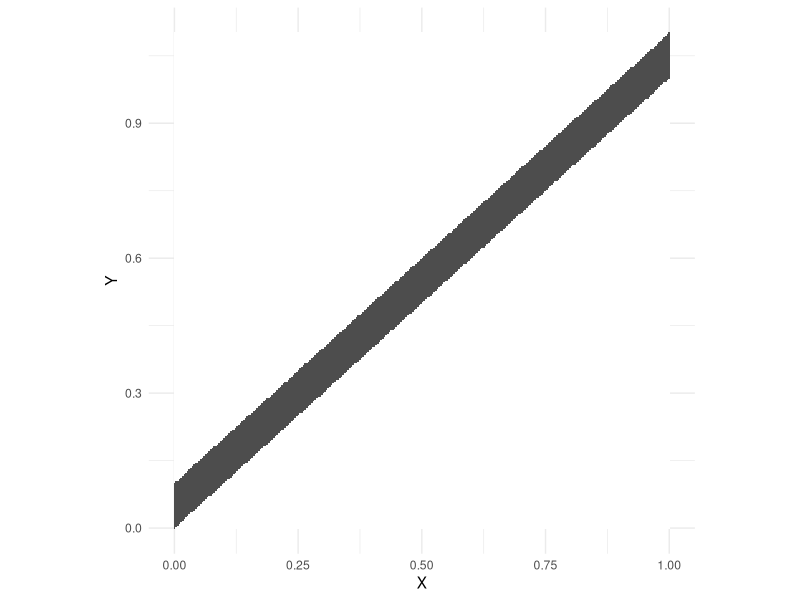
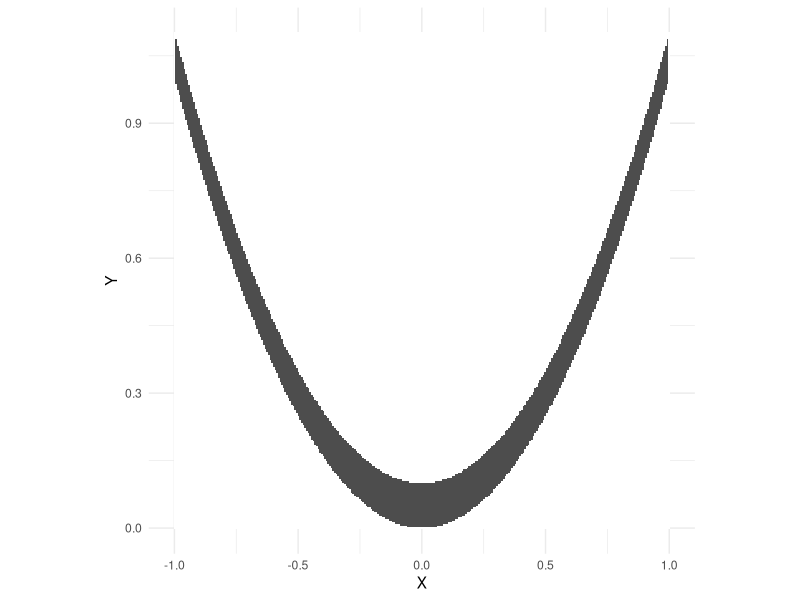

Generate these figures, in order, with R:
## ---- chunk 1
# Load necessary library
library(ggplot2)

# Define the function to check where f_{X,Y}(x,y) is nonzero
f_XY <- function(x, y) {
  if (x >= 0 & x <= 1 & y >= x & y <= x + 1/10) {
    return(1)  # Nonzero region (1 means presence)
  } else {
    return(0)  # Zero region (0 means absence)
  }
}

# Generate a finer grid of (x, y) values
x_values <- seq(0, 1, length.out = 300)  
y_values <- seq(0, 1.1, length.out = 300)  

# Create a matrix to store function values
z_matrix <- outer(x_values, y_values, Vectorize(f_XY))

# Convert to a data frame for ggplot2
df <- expand.grid(x = x_values, y = y_values)
df$z <- as.vector(z_matrix)

# Plot the filled region with 1:1 aspect ratio
ggplot(df, aes(x, y, fill = factor(z))) +
  geom_tile() +  
  scale_fill_manual(values = c("white", "gray30")) +  # White for 0, dark gray for nonzero
  labs(x = "X", y = "Y") +  # Remove title
  theme_minimal() +
  theme(legend.position = "none",  # Remove legend for clarity
        aspect.ratio = 1)  # Set aspect ratio to 1:1

## ---- chunk 2
# Load necessary library
library(ggplot2)

# Define the function to check where f_{X,Y}(x,y) is nonzero
f_XY <- function(x, y) {
  if (x > -1 & x < 1 & y > x^2 & y < x^2 + 1/10) {
    return(1)  # Nonzero region (1 means presence)
  } else {
    return(0)  # Zero region (0 means absence)
  }
}

# Generate a finer grid of (x, y) values
x_values <- seq(-1, 1, length.out = 300)  # x in (-1,1)
y_values <- seq(0, 1.1, length.out = 300)  # y in a reasonable range

# Create a matrix to store function values
z_matrix <- outer(x_values, y_values, Vectorize(f_XY))

# Convert to a data frame for ggplot2
df <- expand.grid(x = x_values, y = y_values)
df$z <- as.vector(z_matrix)

# Plot the filled region with 1:1 aspect ratio
ggplot(df, aes(x, y, fill = factor(z))) +
  geom_tile() +  
  scale_fill_manual(values = c("white", "gray30")) +  # White for 0, dark gray for nonzero
  labs(x = "X", y = "Y") +
  theme_minimal() +
  theme(legend.position = "none",  # Remove legend for clarity
        aspect.ratio = 1)  # Set aspect ratio to 1:1
